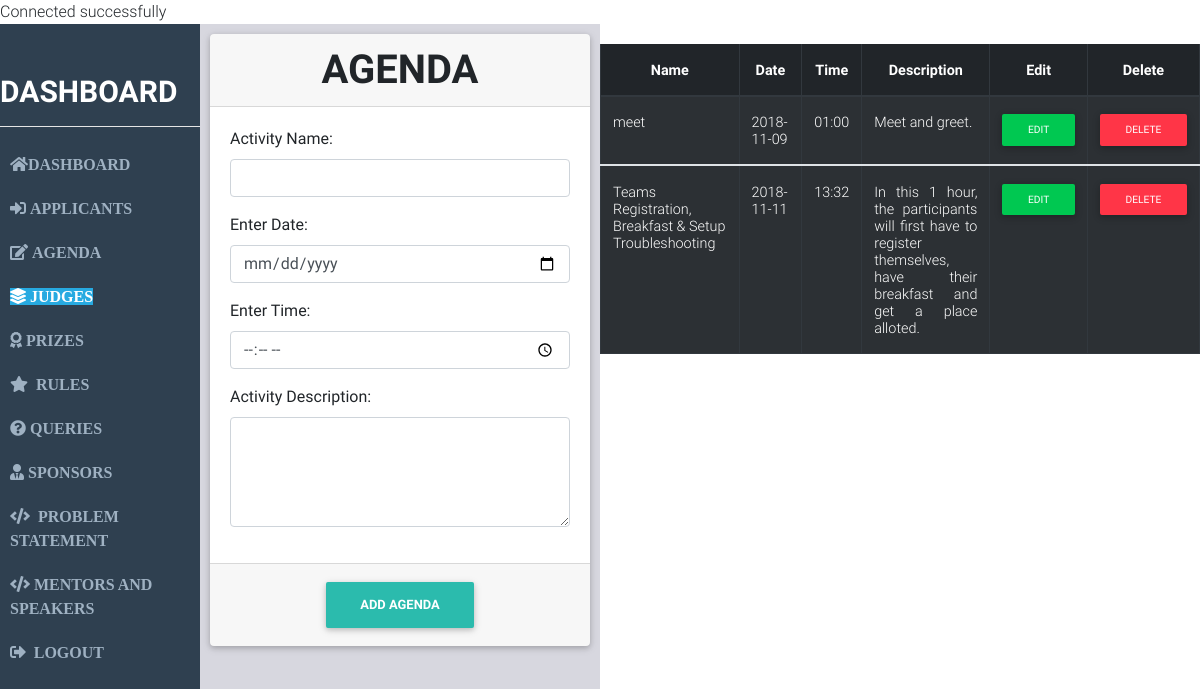
The page /agenda.php (signed in) on the database its author committed.
### tables this page shows
CREATE TABLE `agenda` (
  `id` int(10) NOT NULL,
  `name` varchar(255) NOT NULL,
  `dat` varchar(255) NOT NULL,
  `tim` varchar(255) NOT NULL,
  `descrip` text NOT NULL
);

### agenda.php (the view, shortened to what this page needs)
<?php
include("connect.php");
?>
<!DOCTYPE html>
<html>
<head>
	<link rel="stylesheet" href="https://use.fontawesome.com/releases/v5.3.1/css/all.css">
	<link rel="stylesheet" type="text/css" href="CSS/bootstrap.min.css">
	<link rel="stylesheet" type="text/css" href="CSS/mdb.min.css">
</head>
<body>
	<div class="container-fluid">
		<div class="row">
      <div class="col-sm-2 col-md-2 left">
        <h1 class="text-uppercase font-weight-bold text-white">Dashboard</h1>
        <hr class="white">
        <ul class="nav nav-pills nav-stacked md-pills" id="main">
          <li class="list-item "><a href="ad_dashboard.php" class="text-uppercase font-weight-bold"><span><i class="fas fa-home"></span></i>DASHBOARD</a>
          </li>
          <li class="list-item"><a href="rsvp.php" class="text-uppercase font-weight-bold"><span><i class="fas fa-sign-in-alt">&nbsp;</span></i>Applicants</a>
          </li>
          <li class="list-item"><a href="agenda.php" class="text-uppercase font-weight-bold"><spam><i class="fas fa-edit"></i>&nbsp;</span>Agenda</a>
          </li>
          <li class="list-item active"><a href="judges.php" class="text-uppercase font-weight-bold"><span><i class="fas fa-layer-group"></i>&nbsp;</span>Judges</a>
          </li>
          <li class="list-item"><a href="prizes.php" class="text-uppercase font-weight-bold"><span><i class="fas fa-award"></i>&nbsp;</span>Prizes</a>
          </li>
          <li class="list-item"><a href="rules.php" class="text-uppercase font-weight-bold"><span><i class="fas fa-star"></i>&nbsp;</span> Rules</a>
          </li>
          <li class="list-item"><a href="query.php" class="text-uppercase font-weight-bold"><span><i class="fas fa-question-circle"></i>&nbsp;</span>Queries</a>
          </li>
          <li class="list-item"><a href="sponsors.php" class="text-uppercase font-weight-bold"><span><i class="fas fa-user-tie"></i>&nbsp;</span>Sponsors</a>
          </li>
          <li class="list-item"><a href="problem.php" class="text-uppercase font-weight-bold"><span><i class="fas fa-code"></i>&nbsp;</span> Problem Statement</a>
          </li>
          <li class="list-item"><a href="mentors.php" class="text-uppercase font-weight-bold"><span><i class="fas fa-code"></i>&nbsp;</span>Mentors and Speakers</a>
          </li>
          <li class="list-item"><a href="logout.php" class="text-uppercase font-weight-bold"><span><i class="fas fa-sign-out-alt"></i>&nbsp;</span> Logout</a>
					</li>
        </ul>
      </div>
			<div class="col-sm-4 col-md-4 center">
				<div class="card">
					<div class="card-header h1 font-weight-bold text-uppercase text-center">AGENDA</div>
					<div class="card-body">
						<div class="form"> <form action ="agenda.php" method="post">
							<div class="form-group">
								<label for="name">Activity Name:</label>
								<input type="text" name="name" id="name" class="form-control">
							</div>
							<div class="form-group">
								<label for="date">Enter Date:</label>
								<input type="date" name="dat" id="date" class="form-control">
							</div>
							<div class="form-group">
								<label for="time">Enter Time:</label>
								<input type="time" name="tim" id="time" class="form-control">
							</div>
							<div class="form-group">
								<label for="description">Activity Description:</label>
								<textarea class="form-control" name="descrip" id="description" rows="4"></textarea>
							</div>
						</div>
					</div>
					<div class="card-footer">
						<div class="text-center">
							<button class="btn font-weight-bold text-white" name="insert">Add Agenda</button>
						</div>
					</div>
				</div></form>
			</div>
			<div class="col-sm-6 col-md-6 right">
				<table class="table table-hover table-striped table-bordered table-responsive table-dark" id="makeEditable">
					<thead class="font-weight-bold text-center">
						<tr>
						<th><b>Name</th>
						<th><b>Date</th>
						<th><b>Time</th>
						<th><b>Description</th>
            <th><b>Edit</th>
            <th><b>Delete</b></th>
						</tr>
					</thead>
          <?php
          $query = $con->query('SELECT * FROM agenda');
          if($query->num_rows > 0){
              while($row = $query->fetch_assoc()){
                  $name = $row['name'];
                  $dat = $row['dat'];
                  $tim = $row['tim'];
                  $descrip=$row['descrip'];
          ?>
					<tbody>
						<tr>
						<td><?php echo"$name"; ?></td>
						<td><?php echo"$dat"; ?></td>
						<td><?php echo"$tim"; ?></td>
						<td class="text-justify"><?php echo"$descrip"; ?></td>
            <td><a href="edit_agenda.php?id= <?php echo $row["id"];  ?> " class= "btn btn-sm text-center btn-success text-upppercase">Edit</a></td>
            <td><a href="del_agenda.php?id=<?php echo $row["id"];  ?>" class= "btn btn-sm btn-danger text-center text-upppercase">Delete</a></td>
						</tr>
          <?php }
          }
          else{ ?>
            <center>  <h1>NO AGENDA PLANNED</h1></center>
          <?php } ?>
					</tbody>
				</table>
			</div>
		</div>
	</div>
</body>
</html>

### agenda.php (style rules this page uses)
html,body { margin:0px; padding: 0px; }
.left { background-color: #2F4050; width: 100%; height: 100vh; padding:50px 0px; }
.left h1 { font-family: Roboto; font-size: 30px; }
.left ul { display: block; }
.left ul li { padding: 10px; }
.left ul li a { color: #9FB1C2; font-size: 16px; font-family: Poppins; }
.left ul .active a { color: #FFFFFF; background-color: #27AAE1; font-weight: bolder; }
.center { padding: 10px; background-color: #D7D7DF; }
.card-footer button { background-color: #2BBBAD; }
.right { padding: 20px 0px; }

### rows shown on the page
agenda: name "meet", dat "2018-11-09", tim "01:00", descrip "Meet and greet."
agenda: name "Teams Registration, Breakfast & Setup Troubleshooting", dat "2018-11-11", tim "13:32", descrip "In this 1 hour, the participants will first have to register themselves, have their breakfast and get a place alloted."
